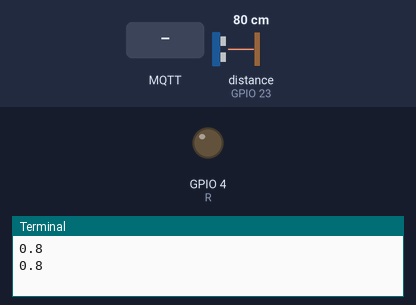
The program below on a simulated Raspberry Pi (BCM pin numbers). On the bench: output pins drawn as LEDs (lit = HIGH), the last lines printed to the terminal. The inputs (shaded band) are chosen by the test bench; at power-on: distance to the obstacle (sensor on GPIO 23) 80 cm. The echo pulse lasts 58.3 µs per cm; no MQTT or app messages arrive unless stated.

Above: at 1.3 s.
1.4 s: MQTT message "1" arrives on the first subscribed topic
At 2.3 s:
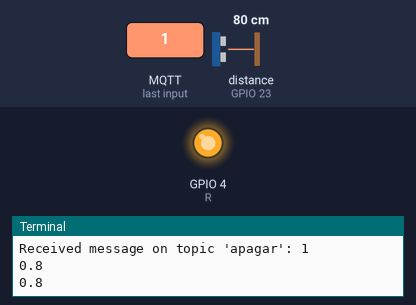
7.4 s: MQTT message "0" arrives on the first subscribed topic
At 8.0 s:
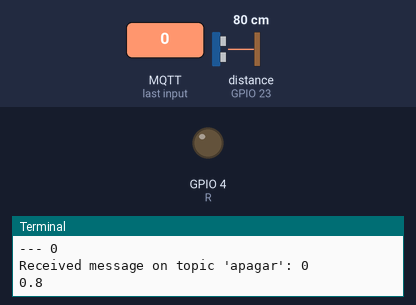
Timing chart, 0 to 9.9 s (numbered marks = the images above; inputs shaded):
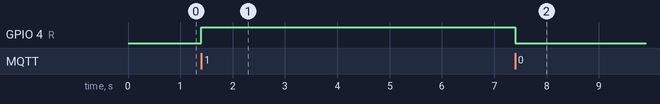

The program:

main.py
```python
import paho.mqtt.client as mqtt
import time
from gpiozero import DistanceSensor
from gpiozero import LED

broker_address = "10.202.18.117"
broker_port = 1883
client = mqtt.Client()

client.connect(broker_address, broker_port)
client.loop_start()

topic = "sensor"
topic_demo = "apagar"
trigger_ = 25
echo_ = 23

R = LED(4)

sensor = DistanceSensor(echo=echo_, trigger=trigger_, max_distance=4)


def on_message(client, userdata, message):
    data = message.payload.decode()
    print("---",data)
    if(data == "1"):
         R.on()
    elif(data == "0"):
        R.off()
    print(f"Received message on topic '{message.topic}': {message.payload.decode()}")

client.on_message = on_message

while True:
    distance = sensor.distance
    print(distance)
    time.sleep(0.5)
    client.publish(topic, distance)
    client.subscribe(topic_demo)

    if distance <= 0.5:
        print("Persona cerca")

client.loop_forever()
```

Measured:
- after the input at 1.4 s, GPIO 4 (R): LOW → HIGH at once
- after the input at 7.4 s, GPIO 4 (R): HIGH → LOW at once
